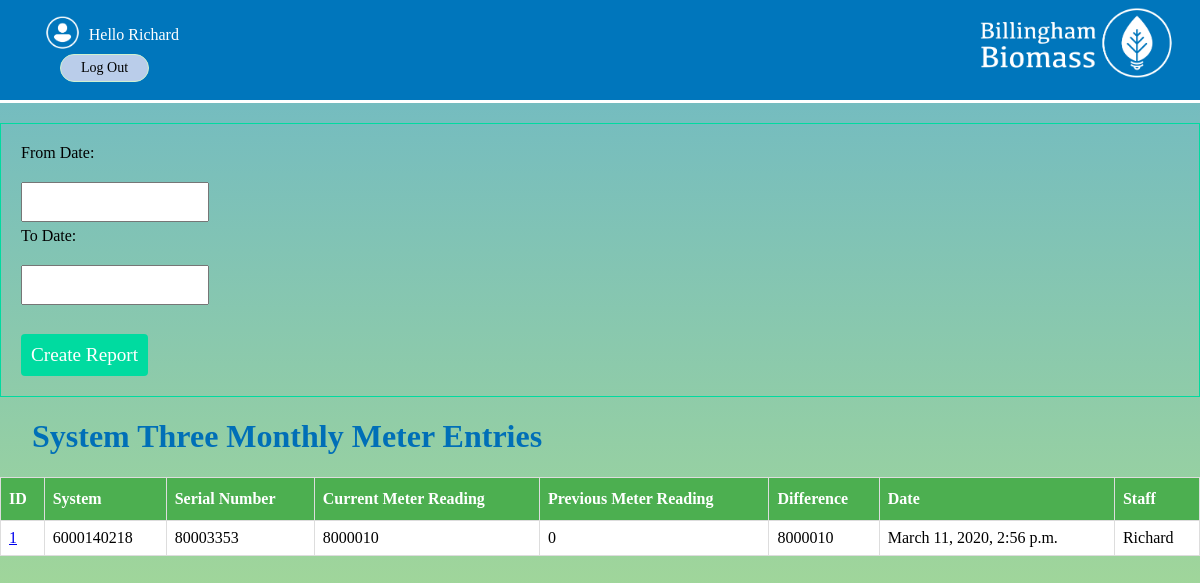
/reports/threemonthlyreport (signed in), run on the app's committed database.
### systems/models.py (models this page shows, shortened)
class monthlyMeterSystemThreeMod(models.Model):
    system = models.CharField(max_length=50,default='6000140218')
    serial_number = models.CharField(max_length=50,default='80003353')
    current_meter_reading = models.IntegerField(default=0)
    previous_meter_reading = models.IntegerField(default=0)
    difference = models.IntegerField(null=True)
    notes = models.TextField(blank=True)
    date = models.DateTimeField(auto_now_add = True)
    day = models.DateField(auto_now_add = True)
    staff = models.ForeignKey(User,on_delete=models.CASCADE)

### reports/views.py (the view)
# urls.py: path('threemonthlyreport',views.systemThreeMonthlyMeterReport, name='threemonthlyreport'),
@login_required(login_url="/accounts/login/")
def systemThreeMonthlyMeterReport(request):
    entriesMonth = monthlyMeterSystemThreeMod.objects.all().order_by('date')
    if request.method == 'POST':
        form = forms.ReportDateForm(request.POST)
        if form.is_valid():
            data = request.POST.copy()
            fromdate = data.get('fromdate')
            todate = data.get('todate')
            fromdate = fromdate.replace('/',' ')
            todate = todate.replace('/',' ')
            fromdate = datetime.strptime(fromdate,'%d %m %Y')
            todate = datetime.strptime(todate,'%d %m %Y')
            entriesMonth = monthlyMeterSystemThreeMod.objects.filter(day__gte=fromdate,day__lte=todate).order_by('date')
            return render(request,'reports/systemthreemonthlyreport.html',{'form':form,'entriesMonth':entriesMonth})
    else:
        form = forms.ReportDateForm()
    return render(request,'reports/systemthreemonthlyreport.html',{'form':form,'entriesMonth':entriesMonth})

### reports/forms.py
class ReportDateForm(forms.ModelForm):
    fromdate = forms.DateField(widget=forms.DateInput(format = '%d/%m/%Y'), input_formats=('%d/%m/%Y',))
    todate = forms.DateField(widget=forms.DateInput(format = '%d/%m/%Y'), input_formats=('%d/%m/%Y',))
    def __init__(self, *args, **kwargs):
       super(ReportDateForm, self).__init__(*args, **kwargs)
       self.fields['fromdate'].label = "From Date"
       self.fields['todate'].label = "To Date"
    class Meta:
        model = models.DatesMod
        fields = ['fromdate','todate']

### reports/templates/reports/systemthreemonthlyreport.html (shortened to what this page needs)
{% extends 'base_layout.html' %}
{% block content %}
<form class="site-form" action="{%url 'reports:threemonthlyreport'%}" method="post">
    {{form}}
  <input type="submit" value="Create Report">
</form>
<div class="monthly">
  <h1>System Three Monthly Meter Entries</h1>
  <table>
    <thead>
    <th>ID</th>
    <th>System</th>
    <th>Serial Number</th>
    <th>Current Meter Reading</th>
    <th>Previous Meter Reading</th>
    <th>Difference</th>
    <th>Date</th>
    <th>Staff</th>
    </thead>
    <tbody>
  {% for entryMonth in entriesMonth %}
  <tr>
      <td><a href="{% url 'systems:idmonthlysystemthree' id=entryMonth.id%}">{{entryMonth.id}}</a></td>
      <td>{{entryMonth.system}}</td>
      <td>{{entryMonth.serial_number}}</td>
      <td>{{entryMonth.current_meter_reading}}</td>
      <td>{{entryMonth.previous_meter_reading}}</td>
      <td>{{entryMonth.difference}}</td>
      <td>{{entryMonth.date}}</td>
      <td>{{entryMonth.staff}}</td>
      </tr>
    {% endfor %}
      </tbody>
    </table>
</div>
{% endblock %}

### templates/base_layout.html (shortened to what this page needs)
{% load static from staticfiles %}
<!DOCTYPE html>
<html lang="en" dir="ltr">
  <head>
    <link rel="stylesheet" href="{% static 'styles.css'%}">
  </head>
  <body>
    <div class="head">
      <a href="{% url 'home' %}" ><img src="{% static 'Biomass.png' %}" class="logo" alt="Biomass-Logo" ></img></a>
    <nav class="navigation">
      <ul>
        {% if user.is_authenticated %}
        <li>
          <form class="logout-link" action="{% url 'accounts:logout' %}" method="post">
            <img class="loginimages" src="{%static 'User.png'%}" alt="user-img">
            Hello {{user}} <button type="submit"> Log Out </button>
          </form>
        </li>
        {% endif %}
      </ul>
    </nav>
</div>
    <div class="wrapper">
      {% block content %}
      {% endblock %}
    </div>
  </body>
</html>

### assets/styles.css (style rules this page uses)
* { font-family:"Kefa"; }
html { -webkit-tap-highlight-color:transparent; }
.head { background:rgb(0,118,188); height:100px; margin-top:-1em; border-bottom:3px solid white; }
.loginimages { height:2.5em; transform:translateY(30%); }
.monthly table , .fuelLog table { font-family: "Kefa"; border-collapse: collapse; width: 100%; background-color:white; }
.monthly td,th, .fuelLog td,th { border: 1px solid #ddd; padding: 8px; }
.monthly th ,.fuelLog th { padding-top: 12px; padding-bottom: 12px; text-align: left; background-color: #4CAF50; color: white; }
@media only screen and (min-width: 751px) { .logo { position:block; z-index:2; float:right; top:0.5em; width:250px; height:auto; } }
@media only screen and (min-width: 751px) { .navigation li { position:block; z-index:1; float:left; list-style-type:none; bottom:3em; padding:0 2em 0 0; color:white; font-size:16px; } }
.navigation li button { border-radius:40px; color:white; padding: 5px 20px; text-align: center; text-decoration: none; display: block; font-size: 14px; margin: 10px 20px; transition-duration: 0.4s; cursor: pointer; }
.navigation li button { background-color:#bacdea; color: black; border: 1px solid #cff1d1; }
body { background:rgba(200,255,200,0.7) }
h1 { font-family: "Kefa"; color:#006fb7; margin-left:1em; }
.site-form { margin-top:20px; border: 1px solid #00dba0; padding:20px; }
.site-form input, .site-form textarea { display:block; margin: 20px 0 5px 0; padding: 10px; }
.site-form input[type="submit"] { background: #00dba0; border:0; margin:1.5em 0 0 0; color:#fff; font-size:1.2em; border-radius:4px; cursor:pointer; }
html { height: 100%; }
body { background-image: linear-gradient(rgba(0, 111, 183, 0.5), rgba(142, 195, 60, 0.5)); height: 100%; margin: 0; background-repeat: no-repeat; background-attachment: fixed; }

### data on the page
monthlyMeterSystemThreeMod: id "1", system "6000140218", serial_number "80003353", current_meter_reading "8000010", previous_meter_reading "0", difference "8000010", date "March 11, 2020, 2:56 p.m.", staff "Richard"

### other printed values
{{ user }} "Richard"
